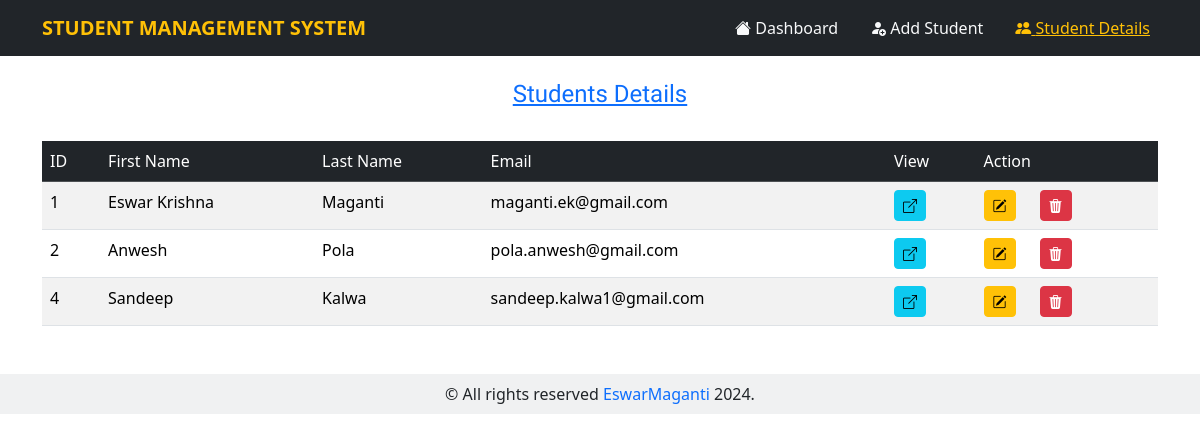
Page /get_students on the committed database.
### models/__init__.py (models this page shows)
class Student(db.Model):
    id = db.Column(db.Integer, primary_key=True)
    first_name= db.Column(db.String(100), nullable=False)
    last_name= db.Column(db.String(100), nullable=False)
    email = db.Column(db.String(80), unique=True ,nullable=False)
    age = db.Column(db.Integer, nullable=False)
    bio = db.Column(db.String(500))
    created_at = db.Column(db.DateTime(timezone=True), server_default=func.now())
    updated_at = db.Column(db.DateTime(timezone=True), server_default=func.now())

### main.py (the view)
@app.get('/get_students')
def get_students():
    try:
        students = Student.query.all()
        headings = ('ID', 'First Name', 'Last Name', 'Email', 'View', 'Action')
        return render_template('students.html',page_heading='Students Details', headings=headings, students=students)
    except Exception as e:
        traceback.print_exc()
        print(f'*** Error: Something went wrong while querying the student details from DB: {str(e)} ***')

### templates/students.html (shortened to what this page needs)
{% extends 'base.html' %}
{% block content %}
<div class="container">
    <table class="py-2 mb-5 table table-striped table-hover">
        <thead class="table-dark">
            <tr>
                {% for heading in headings %}
                    <td>{{heading}}</td>
                {% endfor %}
            </tr>
        </thead>
        {% for student in students%}
            <tr>
                <td>{{student.id}}</td>
                <td>{{student.first_name}}</td>
                <td>{{student.last_name}}</td>
                <td>{{student.email}}</td>
                <td>
                    <a href="{{url_for('view_student', student_id=student.id)}}" class="text-info">
                        <button class="btn btn-sm btn-info">
                            <i class="bi bi-box-arrow-up-right"></i>
                        </button>
                    </a>
                </td>
                <td class="d-flex gap-4">
                    <a href="{{url_for('edit_student', student_id=student.id)}}" class="text-warning" >
                        <button class="btn btn-sm btn-warning">
                            <i class="bi bi-pencil-square"></i>
                        </button>
                    </a>
                    <form action="{{url_for('delete_student',student_id=student.id)}}" method="POST" >
                        <button type="submit"  class="btn btn-sm btn-danger">
                            <i class="bi bi-trash3-fill"></i>
                        </button>
                    </form>
                </td>
            </tr>
        {% endfor %}
    </table>
</div>
{% endblock %}

### templates/base.html (shortened to what this page needs)
<!doctype html>
<html lang="en">
<head>
    <link rel="stylesheet" href="https://cdn.jsdelivr.net/npm/bootstrap@5.3.3/dist/css/bootstrap.min.css" />
    <link rel="stylesheet" href="{{ url_for('static', filename='styles/style.css') }}">
    <link rel="stylesheet" href="https://cdn.jsdelivr.net/npm/bootstrap-icons@1.11.3/font/bootstrap-icons.min.css">
</head>
<body>
    <div >
        <nav class="navbar navbar-expand-lg bg-dark text-light">
          <div class="container">
            <a class="navbar-brand text-warning text-uppercase fw-bold"  href="{{ url_for('index') }}">Student Management System</a>
            <div class="collapse navbar-collapse d-flex justify-content-end" id="navbarNav">
              <ul class="navbar-nav gap-3">
                <li class="nav-item">
                  <a class="nav-link  {{'active text-warning text-decoration-underline' if request.path == '/' else 'text-light' }}" aria-current="page" href="{{url_for('index')}}">
                      <i class="bi bi-house-fill"></i>
                      Dashboard</a>
                </li>
                <li class="nav-item">
                  <a class="nav-link {{'active text-warning text-decoration-underline' if request.path == '/add_student' else 'text-light'}}" href="{{url_for('add_student')}}">
                        <i class="bi bi-person-fill-add"></i>
                      Add Student
                  </a>
                </li>
                <li class="nav-item">
                  <a class="nav-link {{'active text-warning text-decoration-underline' if request.path == '/get_students' else 'text-light'}}" href="{{url_for('get_students')}}">
                        <i class="bi bi-people-fill"></i>
                      Student Details
                  </a>
                </li>
              </ul>
            </div>
          </div>
        </nav>
        {% include 'components/heading.html' %}
        {% block content %} {% endblock %}
        <footer class="py-2 text-center bg-secondary bg-opacity-10">
            &copy; All rights reserved <span class="text-primary"> EswarMaganti </span> 2024.
        </footer>
    </div>
</body>
</html>

### templates/components/heading.html
    <h4 class="font-satisfy text-decoration-underline py-4 text-primary text-center">{{page_heading}}</h4>

### static/styles/style.css (style rules this page uses)
.font-satisfy { font-family: 'Satisfy', cursive; }
.nav-item { color: inherit; }

### rows in the picture
Student: id "1", first_name "Eswar Krishna", last_name "Maganti", email "maganti.ek@gmail.com"
Student: id "2", first_name "Anwesh", last_name "Pola", email "pola.anwesh@gmail.com"
Student: id "4", first_name "Sandeep", last_name "Kalwa", email "sandeep.kalwa1@gmail.com"

### other values in the picture
{{ page_heading }} "Students Details"
{{ heading }} "ID" "First Name" "Last Name" "Email" "View" "Action"
